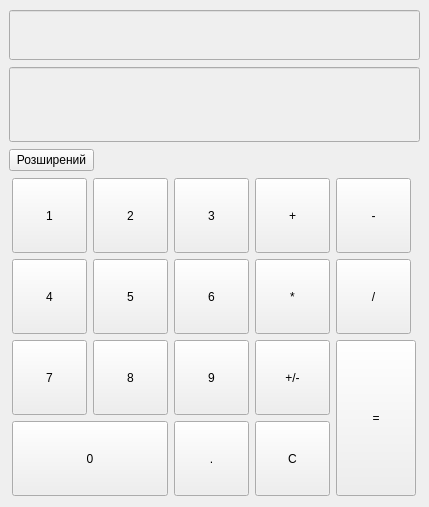
<?xml version="1.0" encoding="UTF-8"?>
<ui version="4.0">
 <class>MainWindow</class>
 <widget class="QMainWindow" name="MainWindow">
  <property name="geometry">
   <rect>
    <x>0</x>
    <y>0</y>
    <width>429</width>
    <height>507</height>
   </rect>
  </property>
  <property name="windowTitle">
   <string>MainWindow</string>
  </property>
  <widget class="QWidget" name="centralwidget">
   <layout class="QVBoxLayout" name="verticalLayout">
    <item>
     <widget class="QLineEdit" name="lineEdit_2">
      <property name="enabled">
       <bool>false</bool>
      </property>
      <property name="minimumSize">
       <size>
        <width>0</width>
        <height>50</height>
       </size>
      </property>
      <property name="font">
       <font>
        <pointsize>16</pointsize>
       </font>
      </property>
      <property name="maxLength">
       <number>10</number>
      </property>
      <property name="alignment">
       <set>Qt::AlignmentFlag::AlignRight|Qt::AlignmentFlag::AlignTrailing|Qt::AlignmentFlag::AlignVCenter</set>
      </property>
     </widget>
    </item>
    <item>
     <widget class="QLineEdit" name="lineEdit">
      <property name="enabled">
       <bool>false</bool>
      </property>
      <property name="minimumSize">
       <size>
        <width>0</width>
        <height>75</height>
       </size>
      </property>
      <property name="font">
       <font>
        <pointsize>16</pointsize>
       </font>
      </property>
      <property name="maxLength">
       <number>10</number>
      </property>
      <property name="alignment">
       <set>Qt::AlignmentFlag::AlignRight|Qt::AlignmentFlag::AlignTrailing|Qt::AlignmentFlag::AlignVCenter</set>
      </property>
     </widget>
    </item>
    <item>
     <widget class="QPushButton" name="pushButton_additional">
      <property name="maximumSize">
       <size>
        <width>85</width>
        <height>16777215</height>
       </size>
      </property>
      <property name="text">
       <string>Розширений</string>
      </property>
     </widget>
    </item>
    <item>
     <layout class="QHBoxLayout" name="horizontalLayout">
      <item>
       <layout class="QGridLayout" name="gridLayout_3">
        <item row="0" column="0">
         <widget class="QPushButton" name="pushButton_1">
          <property name="minimumSize">
           <size>
            <width>75</width>
            <height>75</height>
           </size>
          </property>
          <property name="maximumSize">
           <size>
            <width>75</width>
            <height>75</height>
           </size>
          </property>
          <property name="text">
           <string>1</string>
          </property>
         </widget>
        </item>
        <item row="0" column="1">
         <widget class="QPushButton" name="pushButton_2">
          <property name="minimumSize">
           <size>
            <width>75</width>
            <height>75</height>
           </size>
          </property>
          <property name="maximumSize">
           <size>
            <width>75</width>
            <height>75</height>
           </size>
          </property>
          <property name="text">
           <string>2</string>
          </property>
         </widget>
        </item>
        <item row="0" column="2">
         <widget class="QPushButton" name="pushButton_3">
          <property name="minimumSize">
           <size>
            <width>75</width>
            <height>75</height>
           </size>
          </property>
          <property name="maximumSize">
           <size>
            <width>75</width>
            <height>75</height>
           </size>
          </property>
          <property name="text">
           <string>3</string>
          </property>
         </widget>
        </item>
        <item row="0" column="3">
         <widget class="QPushButton" name="pushButton_plus">
          <property name="minimumSize">
           <size>
            <width>75</width>
            <height>75</height>
           </size>
          </property>
          <property name="maximumSize">
           <size>
            <width>75</width>
            <height>75</height>
           </size>
          </property>
          <property name="text">
           <string>+</string>
          </property>
         </widget>
        </item>
        <item row="0" column="4">
         <widget class="QPushButton" name="pushButton_minus">
          <property name="minimumSize">
           <size>
            <width>75</width>
            <height>75</height>
           </size>
          </property>
          <property name="maximumSize">
           <size>
            <width>75</width>
            <height>75</height>
           </size>
          </property>
          <property name="text">
           <string>-</string>
          </property>
         </widget>
        </item>
        <item row="1" column="0">
         <widget class="QPushButton" name="pushButton_4">
          <property name="minimumSize">
           <size>
            <width>75</width>
            <height>75</height>
           </size>
          </property>
          <property name="maximumSize">
           <size>
            <width>75</width>
            <height>75</height>
           </size>
          </property>
          <property name="text">
           <string>4</string>
          </property>
         </widget>
        </item>
        <item row="1" column="1">
         <widget class="QPushButton" name="pushButton_5">
          <property name="minimumSize">
           <size>
            <width>75</width>
            <height>75</height>
           </size>
          </property>
          <property name="maximumSize">
           <size>
            <width>75</width>
            <height>75</height>
           </size>
          </property>
          <property name="text">
           <string>5</string>
          </property>
         </widget>
        </item>
        <item row="1" column="2">
         <widget class="QPushButton" name="pushButton_6">
          <property name="minimumSize">
           <size>
            <width>75</width>
            <height>75</height>
           </size>
          </property>
          <property name="maximumSize">
           <size>
            <width>75</width>
            <height>75</height>
           </size>
          </property>
          <property name="text">
           <string>6</string>
          </property>
         </widget>
        </item>
        <item row="1" column="3">
         <widget class="QPushButton" name="pushButton_multiply">
          <property name="minimumSize">
           <size>
            <width>75</width>
            <height>75</height>
           </size>
          </property>
          <property name="maximumSize">
           <size>
            <width>75</width>
            <height>75</height>
           </size>
          </property>
          <property name="text">
           <string>*</string>
          </property>
         </widget>
        </item>
        <item row="1" column="4">
         <widget class="QPushButton" name="pushButton_divide">
          <property name="minimumSize">
           <size>
            <width>75</width>
            <height>75</height>
           </size>
          </property>
          <property name="maximumSize">
           <size>
            <width>75</width>
            <height>75</height>
           </size>
          </property>
          <property name="text">
           <string>/</string>
          </property>
         </widget>
        </item>
        <item row="2" column="0">
         <widget class="QPushButton" name="pushButton_7">
          <property name="minimumSize">
           <size>
            <width>75</width>
            <height>75</height>
           </size>
          </property>
          <property name="maximumSize">
           <size>
            <width>75</width>
            <height>75</height>
           </size>
          </property>
          <property name="text">
           <string>7</string>
          </property>
         </widget>
        </item>
        <item row="2" column="1">
         <widget class="QPushButton" name="pushButton_8">
          <property name="minimumSize">
           <size>
            <width>75</width>
            <height>75</height>
           </size>
          </property>
          <property name="maximumSize">
           <size>
            <width>75</width>
            <height>75</height>
           </size>
          </property>
          <property name="text">
           <string>8</string>
          </property>
         </widget>
        </item>
        <item row="2" column="2">
         <widget class="QPushButton" name="pushButton_9">
          <property name="minimumSize">
           <size>
            <width>75</width>
            <height>75</height>
           </size>
          </property>
          <property name="maximumSize">
           <size>
            <width>75</width>
            <height>75</height>
           </size>
          </property>
          <property name="text">
           <string>9</string>
          </property>
         </widget>
        </item>
        <item row="2" column="3">
         <widget class="QPushButton" name="pushButton_change_sign">
          <property name="minimumSize">
           <size>
            <width>75</width>
            <height>75</height>
           </size>
          </property>
          <property name="maximumSize">
           <size>
            <width>75</width>
            <height>75</height>
           </size>
          </property>
          <property name="text">
           <string>+/-</string>
          </property>
         </widget>
        </item>
        <item row="2" column="4" rowspan="2">
         <widget class="QPushButton" name="pushButton_equal">
          <property name="minimumSize">
           <size>
            <width>0</width>
            <height>156</height>
           </size>
          </property>
          <property name="text">
           <string>=</string>
          </property>
         </widget>
        </item>
        <item row="3" column="0" colspan="2">
         <widget class="QPushButton" name="pushButton_0">
          <property name="minimumSize">
           <size>
            <width>0</width>
            <height>75</height>
           </size>
          </property>
          <property name="maximumSize">
           <size>
            <width>16777215</width>
            <height>75</height>
           </size>
          </property>
          <property name="text">
           <string>0</string>
          </property>
         </widget>
        </item>
        <item row="3" column="2">
         <widget class="QPushButton" name="pushButton_decimal">
          <property name="minimumSize">
           <size>
            <width>75</width>
            <height>75</height>
           </size>
          </property>
          <property name="maximumSize">
           <size>
            <width>75</width>
            <height>75</height>
           </size>
          </property>
          <property name="text">
           <string>.</string>
          </property>
         </widget>
        </item>
        <item row="3" column="3">
         <widget class="QPushButton" name="pushButton_clear">
          <property name="minimumSize">
           <size>
            <width>75</width>
            <height>75</height>
           </size>
          </property>
          <property name="maximumSize">
           <size>
            <width>75</width>
            <height>75</height>
           </size>
          </property>
          <property name="text">
           <string>C</string>
          </property>
         </widget>
        </item>
       </layout>
      </item>
      <item>
       <layout class="QGridLayout" name="gridLayout_2"/>
      </item>
     </layout>
    </item>
   </layout>
  </widget>
 </widget>
 <resources/>
 <connections/>
</ui>
